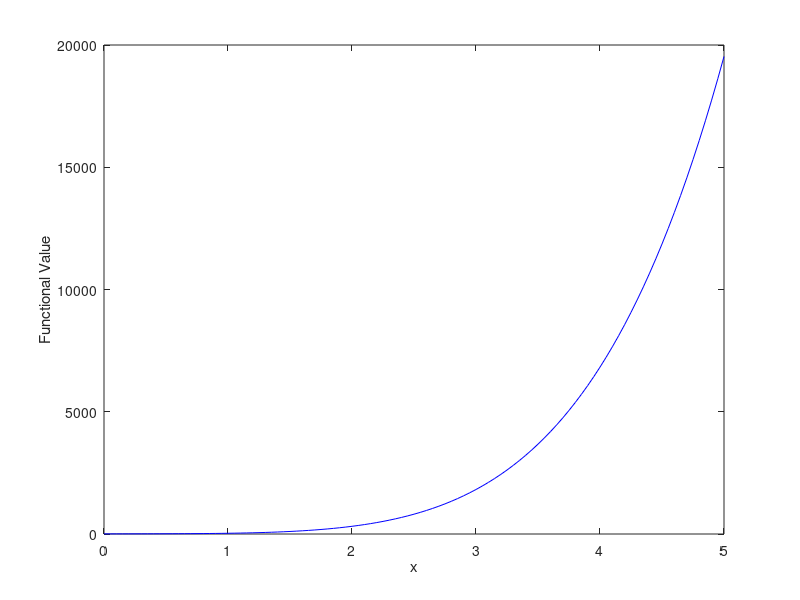
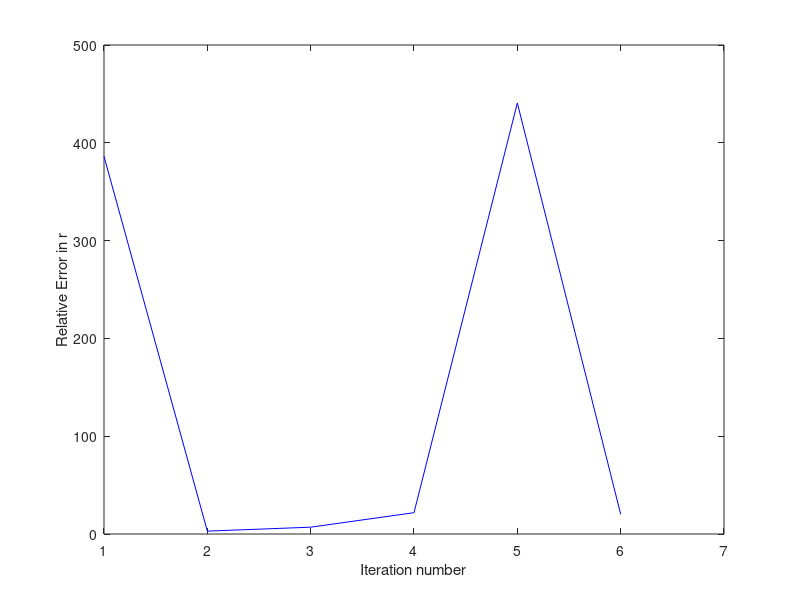
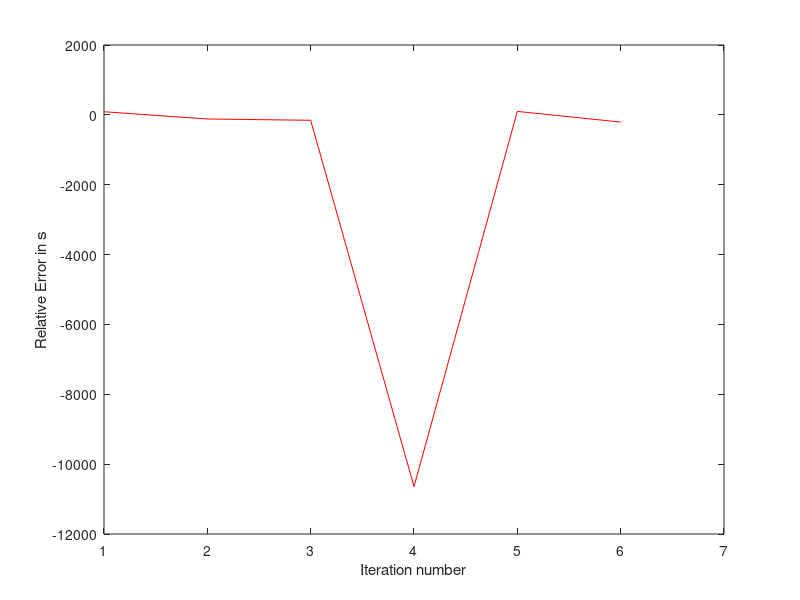
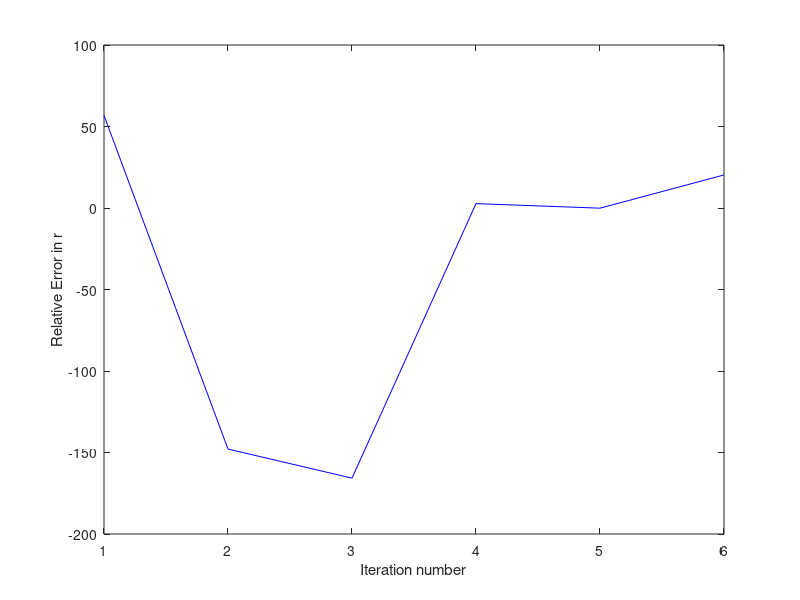

MATLAB code for these plots, in order:
y=100;count=0;relerr=100;
%taking the three stopping criteria as input
end1=input("Enter the convergence criteria for relative approximation in percentage(upper limit): ");
end2=input("Enter the convergence criteria for the function value(upper limit): ");
end3=input("Enter the maximum iteration number: ");
x=input("Is the equation a polynomial?(Y/N): ",'s');
%checking if the function is a polynomial
if x=='N'||x=='n'
    y=input("Press 1 for Bisection, 2 for False-position, 3 for Fixed point, 4 for newton-raphson and 5 for Secant method: ");

%Bisection
    if y==1
        f=input("Enter the function: ",'s');
        x1=input("Enter the lower starting point: ");
        x2=input("Enter the higher starting point: ");
        ff = inline(f,'x') ;
        val=[1:1:101];
        x=[1:1:101];
        for i=1:1:101
            x(i)=0 + (i-1)*(5)/100;
            val(i)=feval(ff,x(i));
        end
        figure(1)
        plot(x,val,'b');
        xlabel('x'); ylabel('Functional Value');
        while(((abs(relerr))>=end1)&&(abs(y)>end2)&&(count<end3))
            p=(x1+x2)/2;
            y = feval(ff,p) ;
            y1=feval(ff,x1);
            y2=feval(ff,x2);
            if y>0
                if y1>0&&y2<0
                    relerr=((p-x1)/p)*100;
                    x1=p;
                else
                    relerr=((p-x2)/p)*100;
                    x2=p;
                end
            else if y<0
                if y1<0&&y2>0
                    relerr=((p-x1)/p)*100;
                    x1=p;
                else
                    relerr=((p-x2)/p)*100;
                    x2=p;
                end
            else
                break;
            end
        count=count+1;
        iteration(count)=count-1;
        rel(count)=relerr;
        end
end
fprintf('\nThe root is:%0.9ld\n',p);
if abs(p)<=end2
    fprintf('Terminated due to condition 2\n');
elseif abs(relerr)<=end1
    fprintf('Terminated due to condition 1\n');
elseif(count>=end3)
    fprintf('Terminated due to condition 3\n');
end
figure(2)
plot(iteration,rel,'r');
xlim([1 count])
xlabel('Iteration number'); ylabel('Relative Error');

%Regula Falsi
elseif y==2
f=input("Enter the function: ",'s');
xa=input("Enter the lower starting point: ");
xb=input("Enter the higher starting point: ");
ff = inline(f,'x') ;
val=[1:1:101];
x=[1:1:101];
for i=1:1:101
    x(i)=0 + (i-1)*(5)/100;
    val(i)=feval(ff,x(i));
end
figure(1)
plot(x,val,'b');
xlabel('x'); ylabel('Functional Value');
while(((abs(relerr))>=end1)&&(abs(y)>end2)&&(count<end3))
    y1=feval(ff,xa);
    y2=feval(ff,xb);
    p=xa-((xb-xa)*y1/(y2-y1));
    y=feval(ff,p);
    if y>0
        if y1>0&&y2<0
            relerr=((p-xa)/p)*100;
            xa=p;
        elseif y1<0&&y2>0
            relerr=((p-xb)/p)*100;
            xb=p;
        end
    elseif y<0
        if y2<0&&y1>0
            relerr=((p-xb)/p)*100;
            xb=p;
        elseif y1<0&&y2>0
            relerr=((p-xa)/p)*100;
            xa=p;
        end
    else
        break;
    end
    count=count+1;
    iteration(count)=count;
    rel(count)=relerr;
end
fprintf('\nThe root is:%0.9ld\n',p);
if abs(y)<=end2
    fprintf('Terminated due to condition 2\n');
elseif abs(relerr)<=end1
    fprintf('Terminated due to condition 1\n');
elseif (count>=end3)
    fprintf('Terminated due to condition 3\n');
end
figure(2)
plot(iteration,rel,'r');
xlim([1 count])
xlabel('Iteration number'); ylabel('Relative Error');

%Fixed Point
elseif y==3
f=input("Enter the function g(x), such that f(x)=0 is expressed as x=g(x):",'s');
x0=input("Enter the initial starting point: ");
ff = inline(f,'x') ;
val=[1:1:101];
x=[1:1:101];
for i=1:1:101
x(i)=0 + (i-1)*(5)/100;
val(i)=feval(ff,x(i));
end
figure(1)
plot(x,val,'b');
xlabel('x'); ylabel('Functional Value');
while((abs(relerr)>=end1)&&(abs(y)>end2)&&(count<end3))
y = feval(ff,x0);
if y==0
break;
else
relerr=((y-x0)/y)*100;
x0=y;
count=count+1;
iteration(count)=count;
rel(count)=relerr;
end
end
fprintf('\nThe root is:%0.9ld\n',x0);
if abs(y)<=end2
fprintf('Terminated due to condition 2\n');
elseif abs(relerr)<=end1
fprintf('Terminated due to condition 1\n');
elseif(count>=end3)
fprintf('Terminated due to condition 3\n');
end
figure(2)
plot(iteration,rel,'r');
xlim([1 count])
xlabel('Iteration number'); ylabel('Relative Error');

%Newton-Raphson
elseif y==4
f=input("Enter the function: ",'s');
f1=input("Enter the differentiation of the function: ",'s');
x0=input("Enter the initial starting point: ");
ff = inline(f,'x') ;
gg=inline(f1,'x');
val=[1:1:101];
x=[1:1:101];
for i=1:1:101
x(i)=0 + (i-1)*(5)/100;
val(i)=feval(ff,x(i));
end
figure(1)
plot(x,val,'b');
xlabel('x'); ylabel('Functional Value');
while(((abs(relerr))>=end1)&&(abs(y)>end2)&&(count<end3))
y1=feval(ff,x0);
y2=feval(gg,x0);
p=x0-(y1)/(y2);
relerr=((p-x0)/p)*100;
x0=p;
count=count+1;
iteration(count)=count;
rel(count)=relerr;
end
fprintf('\nThe root is:%0.9ld\n',p);
if abs(y1)<=end2
fprintf('Terminated due to condition 2\n');
elseif abs(relerr)<=end1
fprintf('Terminated due to condition 1\n');
elseif(count>=end3)
fprintf('Terminated due to condition 3\n');
end
figure(2)
plot(iteration,rel,'r');
xlim([1 count])
xlabel('Iteration number'); ylabel('Relative Error');

%Secant
else
f=input("Enter the function: ",'s');
xl=input("Enter the lower starting point: ");
xu=input("Enter the higher starting point: ");
ff = inline(f,'x') ;
val=[1:1:101];
x=[1:1:101];
for i=1:1:101
x(i)=0 + (i-1)*(5)/100;
val(i)=feval(ff,x(i));
end
figure(1)
plot(x,val,'b');
xlabel('x'); ylabel('Functional Value');
while(((abs(relerr))>=end1)&&(abs(y)>end2)&&(count<end3))
y1=feval(ff,xl);
y2=feval(ff,xu);
p=xu-((xu-xl)*(y2))/(y2-y1);
y=feval(ff,p);
relerr=((p-xu)/p)*100;
xl=xu;
xu=p;
count=count+1;
iteration(count)=count;
rel(count)=relerr;
end
fprintf('\nThe root is:%0.9ld\n',p);
if abs(y)<=end2
fprintf('Terminated due to condition 2\n');
elseif abs(relerr)<=end1
fprintf('Terminated due to condition 1\n');
elseif(count>=end3)
fprintf('Terminated due to condition 3\n');
end
figure(2)
plot(iteration,rel,'r');
xlim([1 count])
xlabel('Iteration number'); ylabel('Relative Error');
end
else
order=input("Enter the order of the polynomial: ");
for c=1:1:(order+1)
coeffs(c)=input('Enter the coefficients, starting from the lowest degree: ');
end
y=input("Press 1 for Muller, and 2 for Bairstow method: ");

%Muller
if y==1
y0=0;y1=0;y2=0;
x0=input("Enter the lowest starting point: ");
x1=input("Enter another starting point: ");
x2=input("Enter the highest starting point: ");
val=[1:1:101];
x=[1:1:101];
for i=1:1:101
val(i)=0;
end
for i=1:1:101
x(i)= 0+ (i-1)*(5)/100;
for j=1:1:(order+1)
val(i)=val(i)+(coeffs(j)*(x(i).^(j-1)));
end
end
figure(1)
plot(x,val,'b');
xlabel('x'); ylabel('Functional Value');
while(((abs(relerr))>=end1)&&(abs(y)>end2)&&(count<end3))
h0=x1-x0;
h1=x2-x1;
for c=1:1:(order+1)
y0=y0+(coeffs(c)*(x0.^(c-1)));
y1=y1+(coeffs(c)*(x1.^(c-1)));
y2=y2+(coeffs(c)*(x2.^(c-1)));
end
del0=(y1-y0)/(x1-x0);
del1=(y2-y1)/(x2-x1);
a=(del1-del0)/(h1+h0);
b=(a*h1)+del1;
c=y2;
p1=x2-((2*c)/(b-sqrt(b*b-4*a*c)));
p2=x2-((2*c)/(b+sqrt(b*b-4*a*c)));
if p1<=p2
p=p1;
else
p=p2;
end
relerr=((p-x2)/p)*100;
x0=x1;
x1=x2;
x2=p;
count=count+1;
iteration(count)=count;
rel(count)=relerr;
y0=0;y1=0;y2=0;
end
fprintf('\nThe root is:%0.9ld\n',p);
g=0;
for c=1:1:(order+1)
g=g+(coeffs(c)*(p.^(c-1)));
end
if abs(g)<=end2
fprintf('Terminated due to condition 2\n');
elseif abs(relerr)<=end1
fprintf('Terminated due to condition 1\n');
else
fprintf('Terminated due to condition 3\n');
end
figure(2)
plot(iteration,rel,'r');
xlim([1 count])
xlabel('Iteration number'); ylabel('Relative Error');

%Bairstow
else
delr=0;dels=0;plotcount=2;
r=input("Enter the value of r: ");
s=input("Enter the value of s: ");
val=[1:1:101];
x=[1:1:101];
for i=1:1:101
val(i)=0;
end
for i=1:1:101
x(i)= 0+ (i-1)*(5)/100;
for j=1:1:(order+1)
val(i)=val(i)+(coeffs(j)*(x(i).^(j-1)));
end
end
figure(1)
plot(x,val,'b');
xlabel('x'); ylabel('Functional Value');
relerrr=100; relerrs=100;
for i=order+1:-1:1
a(i)=coeffs(i);
end%forloop
count=0;
while(order>=3)
relerrr=100; relerrs=100;count=0;
while(abs(relerrr)>=0.01 && abs(relerrs)>=0.01 && count<=end3)
for i=order+1:-1:1
if i==order+1
b(i)=a(i);
elseif i==order
b(i)=a(i)+r*b(i+1);
else
b(i)=a(i)+r*b(i+1)+s*b(i+2);
end%ifelse
end%forloop
for i=order+1:-1:1
if i==order+1
c(i)=b(i);
elseif i==order
c(i)=b(i)+r*c(i+1);
else
c(i)=b(i)+r*c(i+1)+s*c(i+2);
end%if else
end%forloop
delr=((b(2)*c(3))-(b(1)*c(4)))/(c(2)*c(4) - c(3)*c(3));
dels=((b(2)*c(2))-(b(1)*c(3)))/(c(3)*c(3) - c(2)*c(4));
relerrr=(delr/(r+delr))*100;
relerrs=(dels/(s+dels))*100;
r=r+delr;
s=s+dels;
count=count+1;
if(relerrr==0 && relerrs==0)
    iteration(count)=count;
    a1(count)=0;
    a2(count)=0;
    iteration(count+1)=count+1;
    a1(count+1)=0;
    a2(count+1)=0;
    break;
end
iteration(count)=count;
a1(count)=relerrr;
a2(count)=relerrs;
end%whileloop
root1=(r+sqrt(r*r+4*s))/2;
root2=(r-sqrt(r*r+4*s))/2;
if((r*r+4*s)<0)
root1real=real(root1);
root2real=real(root2);
root1imag=imag(root1);
root2imag=imag(root2);
fprintf('\n\nA root is:%0.9ld%+0.9ldi\n',root1real,root1imag);
fprintf('A root is:%0.9ld%+0.9ldi\n',root2real,root2imag);
else
fprintf('A root is:%0.9ld\n',root1);
fprintf('A root is:%0.9ld\n',root2);
end%if
if(relerrr==end2 && relerrs==end2)
    fprintf('Terminated due to condition 2\n');
elseif abs(relerrr)<=end1 || abs(relerrs)<=end1
fprintf('Terminated due to condition 1\n');
elseif count>=end3
fprintf('Terminated due to condition 3\n');
end
b=b(3:order+1);
a=b;
order=order-2;
figure(plotcount)
plot(iteration,a1,'b');
xlim([1 count+1])
xlabel('Iteration number');
ylabel('Relative Error in r');
plotcount=plotcount+1;
figure(plotcount)
plot(iteration,a2,'r');
xlim([1 count+1])
xlabel('Iteration number');
ylabel('Relative Error in s');
plotcount=plotcount+1;
end%outerwhile
if order==2
root1=(-b(2)+sqrt(b(2)*b(2)-4*b(3)*b(1)))/(2*b(3));
root2=(-b(2)-sqrt(b(2)*b(2)-4*b(3)*b(1)))/(2*b(3));
if ((b(2)*b(2)-4*b(3)*b(1)))<0
root1real=real(root1);
root2real=real(root2);
root1imag=imag(root1);
root2imag=imag(root2);
fprintf('A root is:%0.9ld%+0.9ldi\n',root1real,root1imag);
fprintf('A root is:%0.9ld%+0.9ldi\n',root2real,root2imag);
else
fprintf('A root is:%0.9ld\n',root1);
fprintf('A root is:%0.9ld\n',root2);
end
elseif order==1
root1= -b(1)/b(2);
fprintf('A root is:%0.9ld\n',root1);
end
end%main ifelse
end


